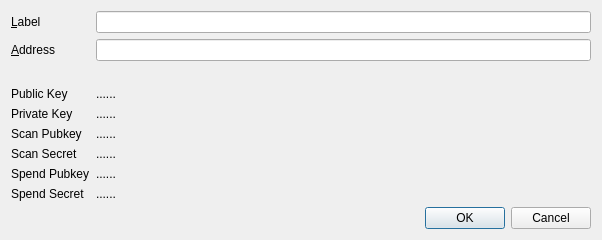
<?xml version="1.0" encoding="UTF-8"?>
<ui version="4.0">
 <class>EditAddressDialog</class>
 <widget class="QDialog" name="EditAddressDialog">
  <property name="geometry">
   <rect>
    <x>0</x>
    <y>0</y>
    <width>602</width>
    <height>236</height>
   </rect>
  </property>
  <property name="windowTitle">
   <string>Edit Address</string>
  </property>
  <layout class="QVBoxLayout" name="verticalLayout">
   <item>
    <layout class="QFormLayout" name="formLayout">
     <property name="fieldGrowthPolicy">
      <enum>QFormLayout::AllNonFixedFieldsGrow</enum>
     </property>
     <item row="0" column="0">
      <widget class="QLabel" name="label">
       <property name="text">
        <string>&amp;Label</string>
       </property>
       <property name="buddy">
        <cstring>labelEdit</cstring>
       </property>
      </widget>
     </item>
     <item row="0" column="1">
      <widget class="QLineEdit" name="labelEdit">
       <property name="toolTip">
        <string>The label associated with this address list entry</string>
       </property>
      </widget>
     </item>
     <item row="1" column="0">
      <widget class="QLabel" name="label_2">
       <property name="text">
        <string>&amp;Address</string>
       </property>
       <property name="buddy">
        <cstring>addressEdit</cstring>
       </property>
      </widget>
     </item>
     <item row="1" column="1">
      <widget class="QValidatedLineEdit" name="addressEdit">
       <property name="toolTip">
        <string>The address associated with this address list entry. This can only be modified for sending addresses.</string>
       </property>
      </widget>
     </item>
     <item row="3" column="0">
      <widget class="QLabel" name="label_3">
       <property name="text">
        <string>Public Key</string>
       </property>
      </widget>
     </item>
     <item row="4" column="0">
      <widget class="QLabel" name="label_4">
       <property name="text">
        <string>Private Key</string>
       </property>
      </widget>
     </item>
     <item row="2" column="1">
      <widget class="QLabel" name="label_5">
       <property name="text">
        <string/>
       </property>
      </widget>
     </item>
     <item row="3" column="1">
      <widget class="QLabel" name="lblPubkey">
       <property name="text">
        <string>......</string>
       </property>
      </widget>
     </item>
     <item row="4" column="1">
      <widget class="QLabel" name="lblPrikey">
       <property name="text">
        <string>......</string>
       </property>
      </widget>
     </item>
     <item row="5" column="0">
      <widget class="QLabel" name="label_8">
       <property name="text">
        <string>Scan Pubkey</string>
       </property>
      </widget>
     </item>
     <item row="6" column="0">
      <widget class="QLabel" name="label_9">
       <property name="text">
        <string>Scan Secret</string>
       </property>
      </widget>
     </item>
     <item row="7" column="0">
      <widget class="QLabel" name="lblSpendPubkeyT">
       <property name="text">
        <string>Spend Pubkey</string>
       </property>
      </widget>
     </item>
     <item row="8" column="0">
      <widget class="QLabel" name="lblSpendSecretT">
       <property name="text">
        <string>Spend Secret</string>
       </property>
      </widget>
     </item>
     <item row="5" column="1">
      <widget class="QLabel" name="lblScanPubkey">
       <property name="text">
        <string>......</string>
       </property>
      </widget>
     </item>
     <item row="6" column="1">
      <widget class="QLabel" name="lblScanSecret">
       <property name="text">
        <string>......</string>
       </property>
      </widget>
     </item>
     <item row="7" column="1">
      <widget class="QLabel" name="lblSpendPubkey">
       <property name="text">
        <string>......</string>
       </property>
      </widget>
     </item>
     <item row="8" column="1">
      <widget class="QLabel" name="lblSpendSecret">
       <property name="text">
        <string>......</string>
       </property>
      </widget>
     </item>
    </layout>
   </item>
   <item>
    <widget class="QDialogButtonBox" name="buttonBox">
     <property name="orientation">
      <enum>Qt::Horizontal</enum>
     </property>
     <property name="standardButtons">
      <set>QDialogButtonBox::Cancel|QDialogButtonBox::Ok</set>
     </property>
    </widget>
   </item>
  </layout>
 </widget>
 <customwidgets>
  <customwidget>
   <class>QValidatedLineEdit</class>
   <extends>QLineEdit</extends>
   <header>qvalidatedlineedit.h</header>
  </customwidget>
 </customwidgets>
 <resources/>
 <connections>
  <connection>
   <sender>buttonBox</sender>
   <signal>accepted()</signal>
   <receiver>EditAddressDialog</receiver>
   <slot>accept()</slot>
   <hints>
    <hint type="sourcelabel">
     <x>20</x>
     <y>20</y>
    </hint>
    <hint type="destinationlabel">
     <x>20</x>
     <y>20</y>
    </hint>
   </hints>
  </connection>
  <connection>
   <sender>buttonBox</sender>
   <signal>rejected()</signal>
   <receiver>EditAddressDialog</receiver>
   <slot>reject()</slot>
   <hints>
    <hint type="sourcelabel">
     <x>20</x>
     <y>20</y>
    </hint>
    <hint type="destinationlabel">
     <x>20</x>
     <y>20</y>
    </hint>
   </hints>
  </connection>
 </connections>
</ui>
